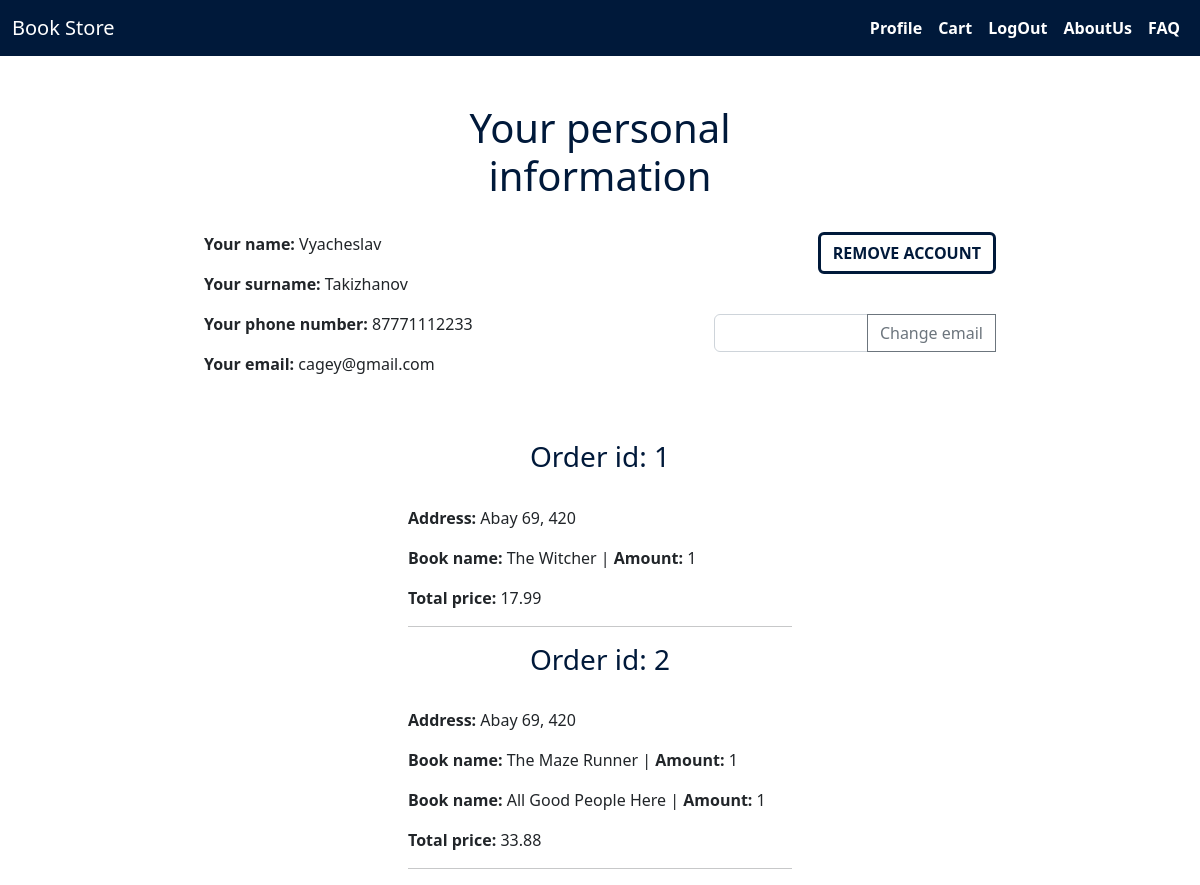
The app's page /personal (signed in), older data.
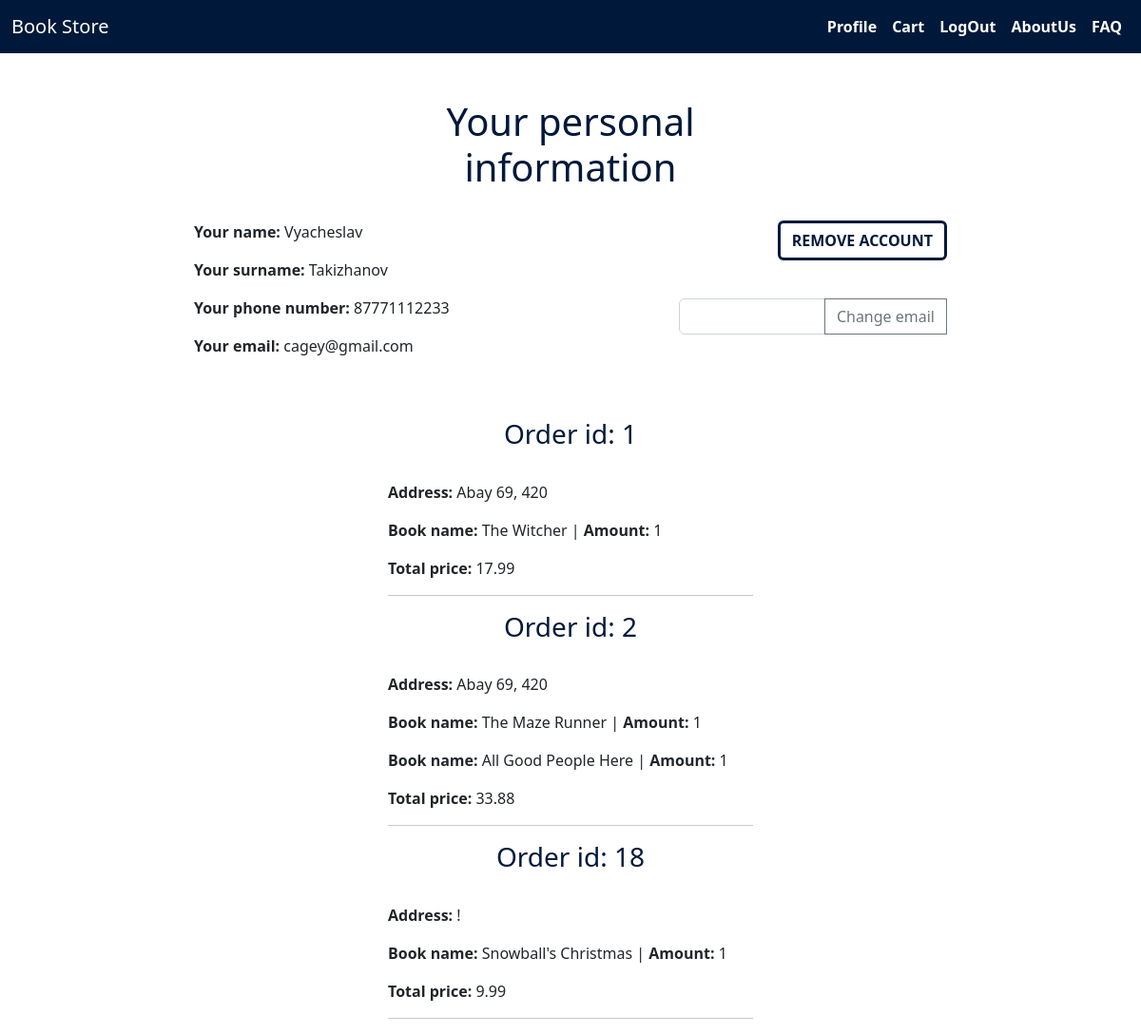
The same page, newer data.
### models/models.py (models this page shows)
class Order(db.Model):
    __tablename__ = "orders"
    order_id = db.Column(db.Integer, primary_key=True)
    user_id = db.Column(db.Integer, db.ForeignKey("users.user_id"), nullable=False)
    address = db.Column(db.String, nullable=False)
    date = db.Column(db.String, nullable=False)
    total_price = db.Column(db.Float, nullable=False)

class Purchase(db.Model):
    __tablename__ = "purchases"
    purchase_id = db.Column(db.Integer, primary_key=True)
    order_id = db.Column(db.Integer, db.ForeignKey("orders.order_id"), nullable=False)
    book_id = db.Column(db.Integer, db.ForeignKey("books.book_id"), nullable=False)
    amount = db.Column(db.Integer, nullable=False)
    orders = db.relationship("Order", backref="purchase", lazy=True)

class Book(db.Model):
    __tablename__ = "books"
    book_id = db.Column(db.Integer, primary_key=True)
    name = db.Column(db.String, nullable=False, unique=True)
    author = db.Column(db.String)
    genre = db.Column(db.String)
    year = db.Column(db.Integer)
    publisher = db.Column(db.String)
    discription = db.Column(db.String)
    price = db.Column(db.Float, nullable=False)

### app.py (the view, shortened to what this page needs)
@app.route("/personal", methods=["POST", "GET"])
def personal():
    if not session.get("email"):
        return redirect("/login")
    context = ""
    purchase_data = get_purchase_data(get_personal_data(session["email"]).user_id)
    order_data = get_order_data(get_personal_data(session["email"]).user_id)
    user_data = get_user_data(session["email"])
    return render_template("personal.html", user_data=user_data, purchase_data=purchase_data, order_data=order_data, context=context)

### user.py (called while the page is built)
def get_personal_data(email):
    personal_data = db.query(User).filter(User.email == email).one()
    return personal_data

def get_user_data(email):
    return db.query(User).filter(User.email == email).one()

def get_order_data(user_id):
    return db.query(Order).filter(Order.user_id == user_id).all()

def get_purchase_data(user_id):
    return db.query(Purchase, Book).filter(Order.user_id == user_id).filter(Order.order_id == Purchase.order_id).filter(Purchase.book_id == Book.book_id).all()

### templates/personal.html (shortened to what this page needs)
{% extends "layout.html"%}
{% block body %}
    <div class="row">
    <div class="col-md-4"></div>
    <div class="col-md-4 text-center">
        <h1 class="text-center" style="color: #00193a;">Your personal information</h1><br>
    </div><div class="col-md-4"></div></div>
    <div class="row">
        <div class="col-2"></div>
        <div class="col-3">
            <p class = "fs-6"><b>Your name:</b> {{ user_data.name }}</p>
            <p class = "fs-6"><b>Your surname:</b> {{ user_data.surname }}</p>
            <p class = "fs-6"><b>Your phone number:</b> {{ user_data.phone_number }}</p>
            <p class = "fs-6"><b>Your email:</b> {{ user_data.email}}</p>
        </div>
        <div class="col-2"></div>
        <div class="col-3" style="text-align:right;">
            <form action="/remove" method="post" onsubmit="return myFunction(this)">
                <button name="remove" type="submit" class="btn btn-outline text-uppercase fs-6 mb-3 fw-bold" style="border-color: #00193a; color: #00193a; border-width: medium;" value="remove">Remove account</button>
            </form><br>
        <form class="input-group mb-3" action="/personal" method="post">
            <input class="form-control" name="new_email" type="text" autocomplete="off">
            <input class="btn btn-outline-secondary" id="button-addon2" name="change_email" type="submit" value="Change email"><br>
        </form>
        </div>
        <div class="col-2"></div>
    </div><br><br>
    <div class="row">
        <div class="col-md-4"></div>
        <div class="col-md-4">
    {% for order in order_data %}
    <div>
        <h3 class="text-center" style="color: #00193a;">Order id: {{ order.order_id}}</h3><br>
        <p class = "fs-6"><b>Address:</b> {{ order.address }}</p>
        {% for purchase, book in purchase_data %}
            {% if order.order_id == purchase.order_id %}
        <p class = "fs-6"><b>Book name:</b> {{ book.name }} | <b>Amount:</b> {{ purchase.amount }}</p>
        {% endif %}
        {% endfor %}
        <p class = "fs-6"><b>Total price:</b> {{ order.total_price }}</p>
        <hr>
    </div>
{% endfor %}
    </div><div class="col-md-4"></div></div>
{% endblock %}

Row changes from the older to the newer data that the page shows:
added Order: order_id "18", address "!", total_price "9.99"
added Purchase: name "Snowball's Christmas", amount "1", shown under "18"
